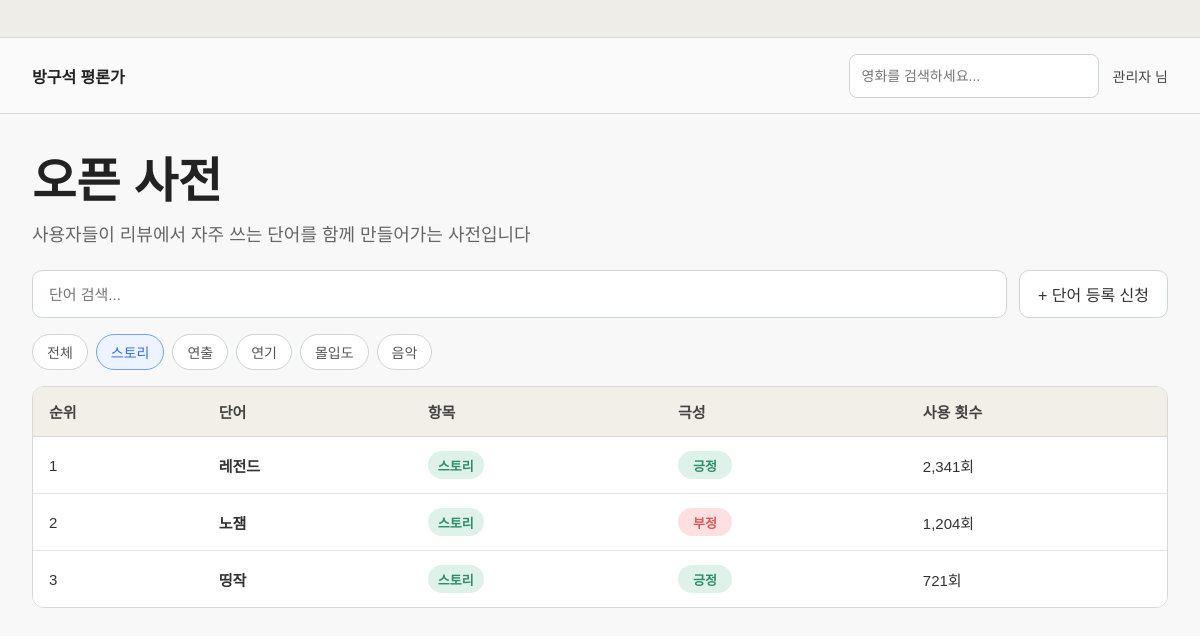
/dictionary?category=스토리 (signed in), run on the app's committed database.
### tables this page shows
CREATE TABLE dictionary_words (
            id INTEGER PRIMARY KEY AUTOINCREMENT,
            word TEXT NOT NULL,
            category TEXT NOT NULL,
            sentiment TEXT NOT NULL,
            count INTEGER DEFAULT 1
        );

### app.py (the view)
@app.route("/dictionary")
def dictionary():
    if not login_required():
        return redirect(url_for("login"))
    keyword = request.args.get("q", "").strip()
    selected_category = request.args.get("category", "전체")
    query = "SELECT * FROM dictionary_words WHERE 1=1"
    params = []
    if selected_category != "전체":
        query += " AND category = ?"
        params.append(selected_category)
    if keyword:
        query += " AND word LIKE ?"
        params.append(f"%{keyword}%")
    query += " ORDER BY count DESC"
    conn = get_db()
    rows = conn.execute(query, params).fetchall()
    conn.close()
    dictionary_words = enrich_dictionary_items(rows)
    for idx, item in enumerate(dictionary_words, start=1):
        item["rank"] = idx
    return render_template(
        "dictionary.html",
        nickname=get_nickname(),
        dictionary_words=dictionary_words,
        categories=["전체", "스토리", "연출", "연기", "몰입도", "음악"],
        selected_category=selected_category,
        keyword=keyword
    )

### app.py (called while the page is built, shortened)
def get_db():
    conn = sqlite3.connect(DB_NAME)
    conn.row_factory = sqlite3.Row
    return conn

def login_required():
    return "user_id" in session

def get_current_user():
    if "user_id" not in session:
        return None
    conn = get_db()
    user = conn.execute("SELECT * FROM users WHERE id = ?", (session["user_id"],)).fetchone()
    conn.close()
    return user

def get_nickname():
    user = get_current_user()
    if user:
        return user["nickname"] + " 님"
    return "게스트 님"

def get_category_class(category):
    if category == "스토리":
        return "story"

def get_sentiment_class(sentiment):
    if sentiment == "긍정":
        return "positive"
    return "negative"

def enrich_dictionary_items(rows):
    items = []
    for row in rows:
        item = dict(row)
        item["category_class"] = get_category_class(item["category"])
        item["sentiment_class"] = get_sentiment_class(item["sentiment"])
        items.append(item)
    return items

### templates/dictionary.html (shortened to what this page needs)
<!DOCTYPE html>
<html lang="ko">
<head>
    <link rel="stylesheet" href="{{ url_for('static', filename='style.css') }}">
</head>
<body>
    <div class="window-frame">
        <div class="window-bar"></div>
        <div class="app-shell">
            <header class="top-header">
                <div class="brand">방구석 평론가</div>
                <div class="header-right">
                    <form action="/search" method="get" class="header-search">
                        <input type="text" name="q" placeholder="영화를 검색하세요...">
                    </form>
                    <div class="nickname">{{ nickname }}</div>
                </div>
            </header>
            <main class="page-content">
                <section class="dictionary-hero">
                    <h1>오픈 사전</h1>
                    <p>사용자들이 리뷰에서 자주 쓰는 단어를 함께 만들어가는 사전입니다</p>
                </section>
                <section class="dictionary-search-row">
                    <form action="/dictionary" method="get" class="dictionary-search-form">
                        <input type="text" name="q" value="{{ keyword }}" placeholder="단어 검색...">
                    </form>
                    <a href="/dictionary/request" class="dictionary-request-btn">+ 단어 등록 신청</a>
                </section>
                <section class="dictionary-filter-row">
                    {% for category in categories %}
                    <a href="/dictionary?category={{ category }}{% if keyword %}&q={{ keyword }}{% endif %}" class="dictionary-filter-chip {% if selected_category == category %}active{% endif %}">
                        {{ category }}
                    </a>
                    {% endfor %}
                </section>
                <section class="dictionary-table-wrap">
                    <table class="dictionary-table">
                        <thead>
                            <tr>
                                <th>순위</th>
                                <th>단어</th>
                                <th>항목</th>
                                <th>극성</th>
                                <th>사용 횟수</th>
                            </tr>
                        </thead>
                        <tbody>
                            {% for item in dictionary_words %}
                            <tr>
                                <td>{{ item.rank }}</td>
                                <td class="dictionary-word-cell">{{ item.word }}</td>
                                <td><span class="dict-badge category {{ item.category_class }}">{{ item.category }}</span></td>
                                <td><span class="dict-badge sentiment {{ item.sentiment_class }}">{{ item.sentiment }}</span></td>
                                <td>{{ "{:,}".format(item.count) }}회</td>
                            </tr>
                            {% endfor %}
                        </tbody>
                    </table>
                </section>
            </main>
        </div>
    </div>
</body>
</html>

### static/style.css (style rules this page uses)
* { box-sizing: border-box; margin: 0; padding: 0; font-family: "Malgun Gothic", "Apple SD Gothic Neo", sans-serif; }
body { background: #f3f4f6; color: #222; }
a { text-decoration: none; color: inherit; }
.window-frame { width: 100%; min-height: 100vh; background: #f3f4f6; }
.window-bar { height: 38px; border-bottom: 1px solid #d8d8d8; background: #efede7; }
.app-shell { max-width: 1400px; margin: 0 auto; background: #f8f8f8; min-height: calc(100vh - 38px); }
.top-header { height: 76px; border-bottom: 1px solid #d6d6d6; display: flex; align-items: center; justify-content: space-between; padding: 0 32px; background: #fafafa; }
.brand { font-size: 16px; font-weight: 700; }
.header-right { display: flex; align-items: center; gap: 14px; }
.header-search { display: flex; align-items: center; width: 250px; height: 44px; background: white; border: 1px solid #cfd4dc; border-radius: 8px; padding: 0 12px; }
.header-search input { border: none; outline: none; flex: 1; font-size: 14px; background: transparent; }
.nickname { font-size: 14px; color: #444; }
.page-content { padding: 28px 32px 40px; }
.dictionary-hero h1 { font-size: 48px; font-weight: 800; margin-bottom: 8px; }
.dictionary-hero p { font-size: 18px; color: #666; margin-bottom: 24px; }
.dictionary-search-row { display: flex; gap: 12px; align-items: center; margin-bottom: 16px; }
.dictionary-search-form { flex: 1; }
.dictionary-search-form input { width: 100%; height: 48px; border: 1px solid #cfd4dc; border-radius: 10px; padding: 0 16px; font-size: 15px; background: #fff; }
.dictionary-request-btn { display: inline-flex; align-items: center; justify-content: center; height: 48px; padding: 0 18px; border: 1px solid #cfd4dc; border-radius: 10px; background: #fff; color: #333; white-space: nowrap; }
.dictionary-filter-row { display: flex; gap: 8px; flex-wrap: wrap; margin-bottom: 16px; }
.dictionary-filter-chip { display: inline-flex; align-items: center; justify-content: center; height: 36px; padding: 0 14px; border: 1px solid #cfd4dc; border-radius: 999px; background: #fff; color: #555; font-size: 14px; }
.dictionary-filter-chip.active { border-color: #6ea0ff; color: #2f6ee5; background: #eef4ff; }
.dictionary-table-wrap { background: #fff; border: 1px solid #d8d8d8; border-radius: 12px; overflow: hidden; }
.dictionary-table { width: 100%; border-collapse: collapse; background: #fff; }
.dictionary-table thead th { background: #f2efe9; color: #444; font-size: 15px; text-align: left; padding: 14px 16px; border-bottom: 1px solid #d8d8d8; }
.dictionary-table tbody td { padding: 14px 16px; border-bottom: 1px solid #e5e5e5; font-size: 15px; color: #333; }
.dictionary-table tbody tr:last-child td { border-bottom: none; }
.dictionary-word-cell { font-weight: 700; }
.dict-badge { display: inline-flex; align-items: center; justify-content: center; min-width: 54px; height: 28px; padding: 0 10px; border-radius: 999px; font-size: 13px; font-weight: 700; }
.dict-badge.category.story { background: #dff2ea; color: #2d8c69; }
.dict-badge.sentiment.positive { background: #dff2ea; color: #2d8c69; }
.dict-badge.sentiment.negative { background: #ffe0e0; color: #d15a5a; }

### data on the page
dictionary_words: rank "1", word "레전드", category "스토리", sentiment "긍정", count "2,341"
dictionary_words: rank "2", word "노잼", category "스토리", sentiment "부정", count "1,204"
dictionary_words: rank "3", word "띵작", category "스토리", sentiment "긍정", count "721"

### other printed values
{{ nickname }} "관리자 님"
{{ category }} "전체" "스토리" "연출" "연기" "몰입도" "음악"
